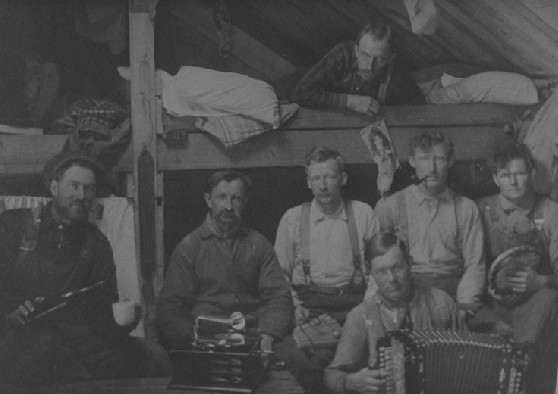
%> input picture EE-475-Image-Processing/ee475_hw2-Histogram/figs/lumbercamp.jpg, 558 x 394 px
$ octave main.m   (GNU Octave 9; MATLAB toolbox functions it lacks are replaced by stand-ins)
%> lines starting %> are read from the running program, lines starting %| are printed output that depends on the picture
### EE-475-Image-Processing/ee475_hw2-Histogram/hist_equalization.m
function matrix_equalized = hist_equalization(matrix)

hist_info=imhist(matrix);
hist_info(1)=0;
hist_info(256)=0;
map_func=uint8(255*cumsum(hist_info)/sum(hist_info)+0.5);
matrix_equalized=map_func(matrix(:,:)+1);

end

### EE-475-Image-Processing/ee475_hw2-Histogram/histogram_match.m
function result= histogram_match(matrix_1,matrix_2)

hist_matched = zeros(1,256);

hist1=imhist(matrix_1);
hist1(1)=[];
hist1(255)=[];
cdf1=cumsum(hist1)/sum(hist1);


hist2=imhist(matrix_2);
hist2(1)=[];
hist2(255)=[];
cdf2=cumsum(hist2)/sum(hist2);


for i=1:1:254
    [~, indice]=min(abs(cdf1-cdf2(i)));
    hist_matched(i)= indice;

end

hist_matched=[0, hist_matched, 255];
result = uint8(hist_matched(matrix_2+1));
imshow(result);

subplot(2,3,1),imshow(matrix_1);
title('reference image');
subplot(2,3,2),imshow(matrix_2);
title('other image');
subplot(2,3,3),imshow(uint8(result));
title('matched image');
subplot(2,3,4),imhist(matrix_1);
title('histogram of reference image');
subplot(2,3,5),imhist(matrix_2);
title('histogram of other image');
subplot(2,3,6),imhist(uint8(result));
title('histogram of matched image');


end

### EE-475-Image-Processing/ee475_hw2-Histogram/chi_square_hist_distance.m
function dist = chi_square_hist_distance(matrix_1,matrix_2)

hist1=imhist(matrix_1);
hist1(1)=0;
hist1(256)=0;
hist1=hist1./sum(hist1);

hist2=imhist(matrix_2);
hist2(1)=0;
hist2(256)=0;
hist2=hist2./sum(hist2);

dist=0;

for i=1:1:256
    temp1=(hist1(i)-hist2(i))^2;
    temp2=hist1(i)+hist2(i);
    if temp2~=0
        dist=dist+(temp1/temp2);
    end
end

dist=sqrt(dist/2);

end

### EE-475-Image-Processing/ee475_hw2-Histogram/kullback_leibler_hist_distance.m
function dist = kullback_leibler_hist_distance(matrix_1,matrix_2)

hist1=imhist(matrix_1);
hist1(1)=1;
hist1(256)=1;
hist1(hist1==0)=1;

hist1=hist1./sum(hist1);

hist2=imhist(matrix_2);
hist2(1)=1;
hist2(256)=1;
hist2(hist2==0)=1;
hist2=hist2./sum(hist2);

dist=0;


for i=1:1:256

    temp1=hist1(i)-hist2(i);
    temp2=log2(hist1(i))-log2(hist2(i));
    temp=temp1*temp2;
    dist=dist+temp;


end
dist=dist/2;


end

### EE-475-Image-Processing/ee475_hw2-Histogram/main.m
%%
%question-2
matrix=imread('lumbercamp.jpg');
%> matrix is the input picture: size 394x558 uint8; min 42, max 149, mean 75.2
matrix_equalized=hist_equalization(matrix);
%> in hist_equalization, `hist_info=imhist(matrix);`: hist_info = 256 values, max 7678 at index 56, min 0 at index 1, mean 858.8
%> in hist_equalization, `map_func=uint8(255*cumsum(hist_info)/sum(hist_info)+0.5);`: map_func = 256 values from 1 to 255
imwrite(matrix_equalized,'lumbercamp_equalized.jpg')
J=histeq(matrix);
imwrite(J,'lumbercamp_histeq.jpg')

J=adapthisteq(matrix);
imwrite(J,'lumbercamp_adapthisteq.jpg')

matrix_moon=imread('moon.png');
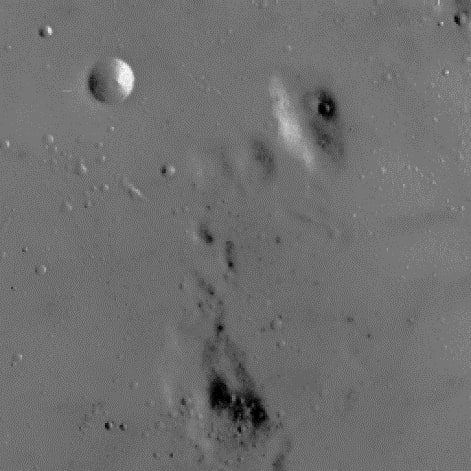
%> input picture EE-475-Image-Processing/ee475_hw2-Histogram/figs/moon.png, 471 x 471 px
%> matrix_moon is the input picture: size 471x471 uint8; min 0, max 255, mean 111.3
matrix_moon_equalized=hist_equalization(matrix_moon);
imwrite(uint8(matrix_moon_equalized),'moon_equalized.png')

J=histeq(matrix_moon);
%> J: size 471x471 uint8
imwrite(J,'moon_histeq.png')

J=adapthisteq(matrix_moon);
imwrite(J,'moon_adapthisteq.jpg')


%%
%question-3

matrix_1=rgb2gray(imread('subject1_photo2.jpg'));
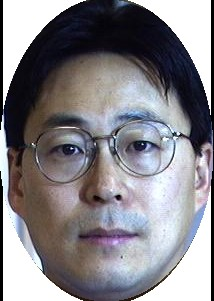
%> input picture EE-475-Image-Processing/ee475_hw2-Histogram/figs/subject1_photo2.jpg, 214 x 301 px
%> matrix_1: size 301x214 uint8; min 0, max 255, mean 132.8
matrix_2=rgb2gray(imread('subject1_photo1.jpg'));
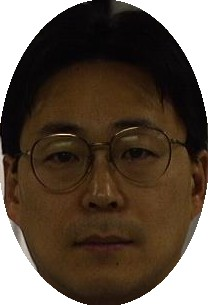
%> input picture EE-475-Image-Processing/ee475_hw2-Histogram/figs/subject1_photo1.jpg, 208 x 305 px
%> matrix_2: size 305x208 uint8; min 0, max 255, mean 82.6
matrix_3=rgb2gray(imread('subject1_photo3.jpg'));
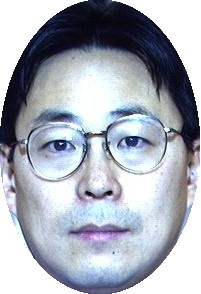
%> input picture EE-475-Image-Processing/ee475_hw2-Histogram/figs/subject1_photo3.jpg, 201 x 294 px
%> matrix_3: size 294x201 uint8; min 1, max 255, mean 171.9
matrix_4=rgb2gray(imread('subject2_photo1.jpg'));
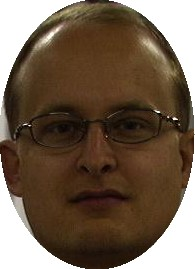
%> input picture EE-475-Image-Processing/ee475_hw2-Histogram/figs/subject2_photo1.jpg, 195 x 269 px
%> matrix_4: size 269x195 uint8; min 2, max 255, mean 99.1

figure();
matrix_match_1=histogram_match(matrix_1,matrix_1); %map image2 to image1
%> in histogram_match, `hist1=imhist(matrix_1);`: hist1 = 256 values, max 9261 at index 256, min 57 at index 5, mean 251.6
%> in histogram_match, `cdf1=cumsum(hist1)/sum(hist1);`: cdf1 = 254 values from 0.00954 to 1
%> in histogram_match, `hist2=imhist(matrix_2);`: hist2 has the same summary as hist1
%> after the loop in histogram_match, `for i=1:1:254`: hist_matched = 256 values, max 254 at index 254, min 0 at index 255, mean 126.5
%> in histogram_match, `hist_matched=[0, hist_matched, 255];`: hist_matched = 258 values, max 255 at index 258, min 0 at index 1, mean 126.5
figure();
matrix_match_2=histogram_match(matrix_1,matrix_2); %map image2 to image1
%> the loop in histogram_match (call 2), `for i=1:1:254` made 254 passes
%> indice on passes 1 to 3: 1, 1, 1
figure();
matrix_match_3=histogram_match(matrix_1,matrix_3); %map image3 to image1
figure();
matrix_match_4=histogram_match(matrix_1,matrix_4); %map image4 to image1
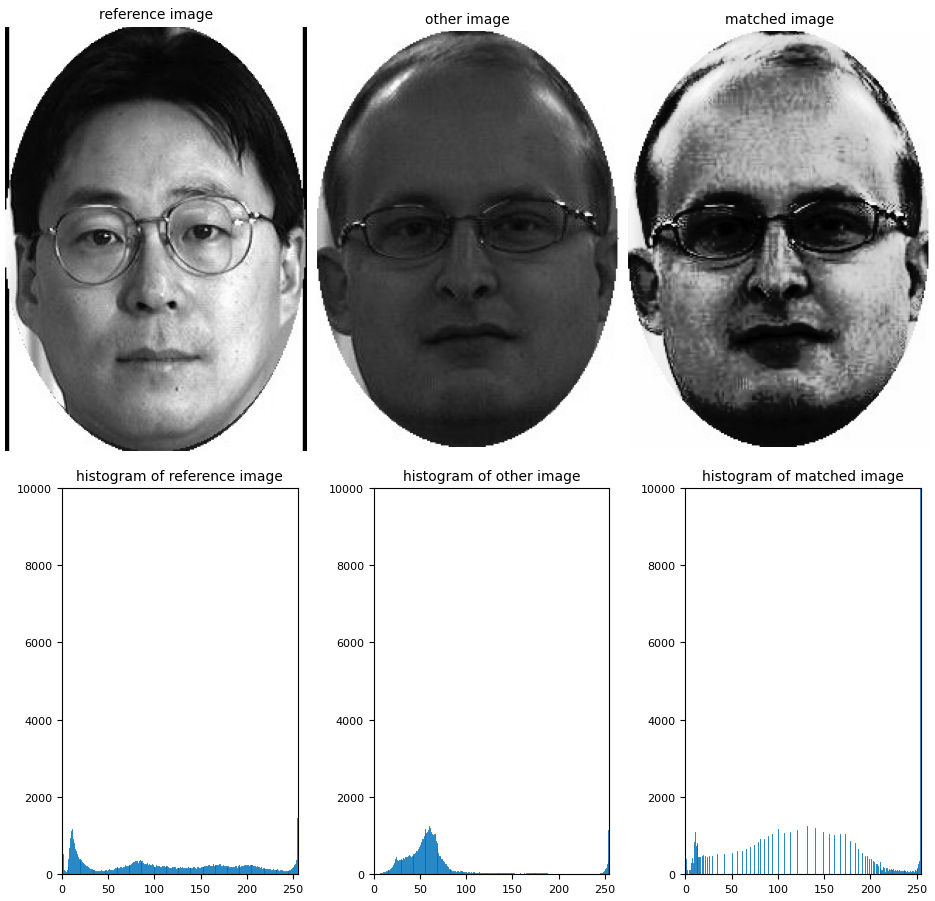
%> figure redrawn from the program's plot data, 6 panels


matrix_eq_1=hist_equalization(matrix_1);
matrix_eq_2=hist_equalization(matrix_2);
matrix_eq_3=hist_equalization(matrix_3);
matrix_eq_4=hist_equalization(matrix_4);
%> in hist_equalization (call 6), `hist_info=imhist(matrix);`: hist_info = 256 values, max 8859 at index 256, min 0 at index 1, mean 204.9
%> in hist_equalization (call 6), `matrix_equalized=map_func(matrix(:,:)+1);`:
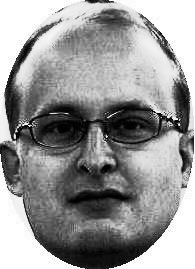
%> matrix_equalized: size 269x195 uint8; min 1, max 255, mean 151.1


%%
%distance before equalization for chi square
dist_1=zeros(4,4); %for normal image

dist_1(1,1)=chi_square_hist_distance(matrix_1,matrix_1);
%> in chi_square_hist_distance, `hist1=hist1./sum(hist1);`: hist1 = 256 values, max 0.0267 at index 255, min 0 at index 1, mean 0.00391
%> in chi_square_hist_distance, `hist2=imhist(matrix_2);`: hist2 = 256 values, max 9261 at index 256, min 57 at index 5, mean 251.6
%> in chi_square_hist_distance, `hist2=hist2./sum(hist2);`: hist2 has the same summary as hist1
%> the loop in chi_square_hist_distance, `for i=1:1:256` made 256 passes
%> temp2 on passes 1 to 12: 0, 0.0191, 0.00383, 0.0025, 0.0021, 0.0039, 0.00685, 0.0142, 0.0249, 0.0345, 0.0409, 0.0431
dist_1(1,2)=chi_square_hist_distance(matrix_1,matrix_2);
%> the loop in chi_square_hist_distance (call 2), `for i=1:1:256` made 256 passes
%> (temp1, temp2, dist) on passes 2 to 13: (8.35e-05, 0.00993, 0.00841), (1.71e-06, 0.00252, 0.00909), (1.25e-08, 0.00262, 0.00909), (5.48e-06, 0.00444, 0.0103), (0.000294, 0.021, 0.0243), (0.001, 0.0385, 0.0503), (0.00151, 0.0531, 0.0788), (0.0011, 0.058, 0.0976), (0.000259, 0.0505, 0.103), (1.47e-07, 0.0413, 0.103), (5.37e-05, 0.0358, 0.104), (3.88e-05, 0.0267, 0.106)
%> (temp1, temp2) on pass 1: (0, 0)
dist_1(1,3)=chi_square_hist_distance(matrix_1,matrix_3);
dist_1(1,4)=chi_square_hist_distance(matrix_1,matrix_4);

dist_1(2,1)=chi_square_hist_distance(matrix_2,matrix_1);
dist_1(2,2)=chi_square_hist_distance(matrix_2,matrix_2);
dist_1(2,3)=chi_square_hist_distance(matrix_2,matrix_3);
dist_1(2,4)=chi_square_hist_distance(matrix_2,matrix_4);

dist_1(3,1)=chi_square_hist_distance(matrix_3,matrix_1);
dist_1(3,2)=chi_square_hist_distance(matrix_3,matrix_2);
dist_1(3,3)=chi_square_hist_distance(matrix_3,matrix_3);
dist_1(3,4)=chi_square_hist_distance(matrix_3,matrix_4);

dist_1(4,1)=chi_square_hist_distance(matrix_4,matrix_1);
dist_1(4,2)=chi_square_hist_distance(matrix_4,matrix_2);
dist_1(4,3)=chi_square_hist_distance(matrix_4,matrix_3);
dist_1(4,4)=chi_square_hist_distance(matrix_4,matrix_4);

disp(dist_1);
%|         0   0.7179   0.3310   0.7101
%|    0.7179        0   0.7993   0.4128
%|    0.3310   0.7993        0   0.7865
%|    0.7101   0.4128   0.7865        0

%%

dist_2=zeros(4,4); %for normal image

dist_2(1,1)=chi_square_hist_distance(matrix_eq_1,matrix_eq_1);
dist_2(1,2)=chi_square_hist_distance(matrix_eq_1,matrix_eq_2);
dist_2(1,3)=chi_square_hist_distance(matrix_eq_1,matrix_eq_3);
dist_2(1,4)=chi_square_hist_distance(matrix_eq_1,matrix_eq_4);

dist_2(2,1)=chi_square_hist_distance(matrix_eq_2,matrix_eq_1);
dist_2(2,2)=chi_square_hist_distance(matrix_eq_2,matrix_eq_2);
dist_2(2,3)=chi_square_hist_distance(matrix_eq_2,matrix_eq_3);
dist_2(2,4)=chi_square_hist_distance(matrix_eq_2,matrix_eq_4);

dist_2(3,1)=chi_square_hist_distance(matrix_eq_3,matrix_eq_1);
dist_2(3,2)=chi_square_hist_distance(matrix_eq_3,matrix_eq_2);
dist_2(3,3)=chi_square_hist_distance(matrix_eq_3,matrix_eq_3);
dist_2(3,4)=chi_square_hist_distance(matrix_eq_3,matrix_eq_4);

dist_2(4,1)=chi_square_hist_distance(matrix_eq_4,matrix_eq_1);
dist_2(4,2)=chi_square_hist_distance(matrix_eq_4,matrix_eq_2);
dist_2(4,3)=chi_square_hist_distance(matrix_eq_4,matrix_eq_3);
dist_2(4,4)=chi_square_hist_distance(matrix_eq_4,matrix_eq_4);

disp(dist_2);
%|         0   0.7556   0.5035   0.7487
%|    0.7556        0   0.7862   0.8524
%|    0.5035   0.7862        0   0.7982
%|    0.7487   0.8524   0.7982        0

%%

dist_3=zeros(4,4); %for normal image

dist_3(1,1)=chi_square_hist_distance(matrix_match_1,matrix_match_1);
dist_3(1,2)=chi_square_hist_distance(matrix_match_1,matrix_match_2);
dist_3(1,3)=chi_square_hist_distance(matrix_match_1,matrix_match_3);
dist_3(1,4)=chi_square_hist_distance(matrix_match_1,matrix_match_4);

dist_3(2,1)=chi_square_hist_distance(matrix_match_2,matrix_match_1);
dist_3(2,2)=chi_square_hist_distance(matrix_match_2,matrix_match_2);
dist_3(2,3)=chi_square_hist_distance(matrix_match_2,matrix_match_3);
dist_3(2,4)=chi_square_hist_distance(matrix_match_2,matrix_match_4);

dist_3(3,1)=chi_square_hist_distance(matrix_match_3,matrix_match_1);
dist_3(3,2)=chi_square_hist_distance(matrix_match_3,matrix_match_2);
dist_3(3,3)=chi_square_hist_distance(matrix_match_3,matrix_match_3);
dist_3(3,4)=chi_square_hist_distance(matrix_match_3,matrix_match_4);

dist_3(4,1)=chi_square_hist_distance(matrix_match_4,matrix_match_1);
dist_3(4,2)=chi_square_hist_distance(matrix_match_4,matrix_match_2);
dist_3(4,3)=chi_square_hist_distance(matrix_match_4,matrix_match_3);
dist_3(4,4)=chi_square_hist_distance(matrix_match_4,matrix_match_4);

disp(dist_3);
%|         0   0.6497   0.3670   0.6111
%|    0.6497        0   0.6938   0.7307
%|    0.3670   0.6938        0   0.6524
%|    0.6111   0.7307   0.6524        0

%%%%%%%%%%%%%%%%%%%%%%%%%%%%%%%%%
%%%%%%%%%%%%%%%%%%%%%%%%%%%%%%%%%
%%
%%
%distance before equalization for chi square
dist_4=zeros(4,4); %for normal image

dist_4(1,1)=kullback_leibler_hist_distance(matrix_1,matrix_1);
dist_4(1,2)=kullback_leibler_hist_distance(matrix_1,matrix_2);
dist_4(1,3)=kullback_leibler_hist_distance(matrix_1,matrix_3);
dist_4(1,4)=kullback_leibler_hist_distance(matrix_1,matrix_4);

dist_4(2,1)=kullback_leibler_hist_distance(matrix_2,matrix_1);
dist_4(2,2)=kullback_leibler_hist_distance(matrix_2,matrix_2);
dist_4(2,3)=kullback_leibler_hist_distance(matrix_2,matrix_3);
dist_4(2,4)=kullback_leibler_hist_distance(matrix_2,matrix_4);

dist_4(3,1)=kullback_leibler_hist_distance(matrix_3,matrix_1);
dist_4(3,2)=kullback_leibler_hist_distance(matrix_3,matrix_2);
dist_4(3,3)=kullback_leibler_hist_distance(matrix_3,matrix_3);
dist_4(3,4)=kullback_leibler_hist_distance(matrix_3,matrix_4);

dist_4(4,1)=kullback_leibler_hist_distance(matrix_4,matrix_1);
dist_4(4,2)=kullback_leibler_hist_distance(matrix_4,matrix_2);
dist_4(4,3)=kullback_leibler_hist_distance(matrix_4,matrix_3);
dist_4(4,4)=kullback_leibler_hist_distance(matrix_4,matrix_4);

disp(dist_4);
%|         0   2.4645   0.3694   2.1966
%|    2.4645        0   3.4681   0.9073
%|    0.3694   3.4681        0   3.1988
%|    2.1966   0.9073   3.1988        0

%%

dist_5=zeros(4,4); %for normal image

dist_5(1,1)=kullback_leibler_hist_distance(matrix_eq_1,matrix_eq_1);
dist_5(1,2)=kullback_leibler_hist_distance(matrix_eq_1,matrix_eq_2);
dist_5(1,3)=kullback_leibler_hist_distance(matrix_eq_1,matrix_eq_3);
dist_5(1,4)=kullback_leibler_hist_distance(matrix_eq_1,matrix_eq_4);

dist_5(2,1)=kullback_leibler_hist_distance(matrix_eq_2,matrix_eq_1);
dist_5(2,2)=kullback_leibler_hist_distance(matrix_eq_2,matrix_eq_2);
dist_5(2,3)=kullback_leibler_hist_distance(matrix_eq_2,matrix_eq_3);
dist_5(2,4)=kullback_leibler_hist_distance(matrix_eq_2,matrix_eq_4);

dist_5(3,1)=kullback_leibler_hist_distance(matrix_eq_3,matrix_eq_1);
dist_5(3,2)=kullback_leibler_hist_distance(matrix_eq_3,matrix_eq_2);
dist_5(3,3)=kullback_leibler_hist_distance(matrix_eq_3,matrix_eq_3);
dist_5(3,4)=kullback_leibler_hist_distance(matrix_eq_3,matrix_eq_4);

dist_5(4,1)=kullback_leibler_hist_distance(matrix_eq_4,matrix_eq_1);
dist_5(4,2)=kullback_leibler_hist_distance(matrix_eq_4,matrix_eq_2);
dist_5(4,3)=kullback_leibler_hist_distance(matrix_eq_4,matrix_eq_3);
dist_5(4,4)=kullback_leibler_hist_distance(matrix_eq_4,matrix_eq_4);

disp(dist_5);
%|         0   4.0573   1.8344   3.7608
%|    4.0573        0   4.6129   6.5751
%|    1.8344   4.6129        0   4.5463
%|    3.7608   6.5751   4.5463        0

%%

dist_6=zeros(4,4); %for normal image

dist_6(1,1)=kullback_leibler_hist_distance(matrix_match_1,matrix_match_1);
dist_6(1,2)=kullback_leibler_hist_distance(matrix_match_1,matrix_match_2);
dist_6(1,3)=kullback_leibler_hist_distance(matrix_match_1,matrix_match_3);
dist_6(1,4)=kullback_leibler_hist_distance(matrix_match_1,matrix_match_4);

dist_6(2,1)=kullback_leibler_hist_distance(matrix_match_2,matrix_match_1);
dist_6(2,2)=kullback_leibler_hist_distance(matrix_match_2,matrix_match_2);
dist_6(2,3)=kullback_leibler_hist_distance(matrix_match_2,matrix_match_3);
dist_6(2,4)=kullback_leibler_hist_distance(matrix_match_2,matrix_match_4);

dist_6(3,1)=kullback_leibler_hist_distance(matrix_match_3,matrix_match_1);
dist_6(3,2)=kullback_leibler_hist_distance(matrix_match_3,matrix_match_2);
dist_6(3,3)=kullback_leibler_hist_distance(matrix_match_3,matrix_match_3);
dist_6(3,4)=kullback_leibler_hist_distance(matrix_match_3,matrix_match_4);

dist_6(4,1)=kullback_leibler_hist_distance(matrix_match_4,matrix_match_1);
dist_6(4,2)=kullback_leibler_hist_distance(matrix_match_4,matrix_match_2);
dist_6(4,3)=kullback_leibler_hist_distance(matrix_match_4,matrix_match_3);
dist_6(4,4)=kullback_leibler_hist_distance(matrix_match_4,matrix_match_4);

disp(dist_6);
%|         0   2.6371   0.8159   2.1891
%|    2.6371        0   3.6111   4.7359
%|    0.8159   3.6111        0   2.7754
%|    2.1891   4.7359   2.7754        0


%%


figure();
subplot(2,2,1),imshow(matrix_1);
title('original A');
subplot(2,2,2),imshow(matrix_2);
title('original B');
subplot(2,2,3),imshow(matrix_3);
title('original C');
subplot(2,2,4),imshow(matrix_4);
title('original D');

figure();
subplot(2,2,1),imshow(matrix_eq_1);
title('equalized A');
subplot(2,2,2),imshow(matrix_eq_2);
title('equalized B');
subplot(2,2,3),imshow(matrix_eq_3);
title('equalized C');
subplot(2,2,4),imshow(hist_equalization(matrix_eq_4));
title('equalized D');

%%

figure();
subplot(2,2,1),imshow(matrix_match_1);
title('matched A');
subplot(2,2,2),imshow(matrix_match_2);
title('matched B');
subplot(2,2,3),imshow(matrix_match_3);
title('matched C');
subplot(2,2,4),imshow(matrix_match_4);
title('matched D');

%%
%question-4a

%> (the run ends here)
